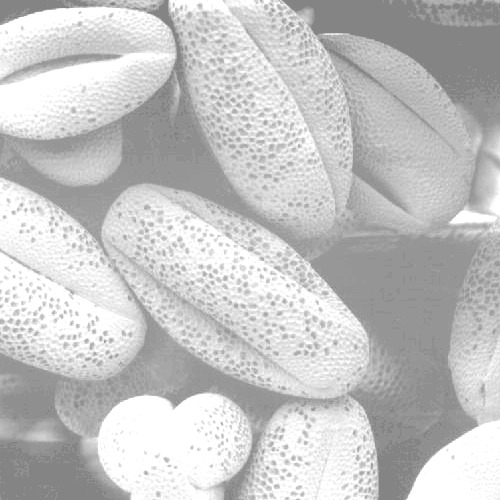
#> input picture Lab 6/hist2.tif, 500 x 500 px
$ python 'task 1.py'
#> lines starting #> are read from the running program, lines starting #| are printed output that depends on the picture
import cv2 as cv
from matplotlib import pyplot as plt

img = cv.imread('hist2.tif', cv.IMREAD_GRAYSCALE)
#> img is the input picture: shape (500, 500); min 132, max 255, mean 196.4
hist = cv.calcHist([img], [0], None, [256], [0, 256])
#> hist = 256 values, max 28659 at index 255, min 0 at index 0, mean 976.6
plt.plot(hist)
# plt.show()
plt.savefig("hist.png")
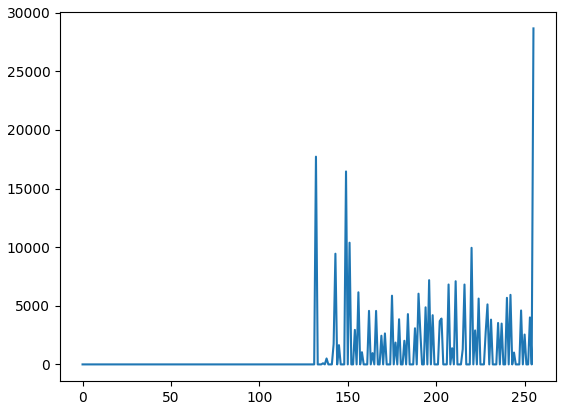
#> figure drawn by matplotlib, 1 panel; curve peaks at x = 255, y = 28659
#> (the run stopped early here; a loop or call above may not have finished)
